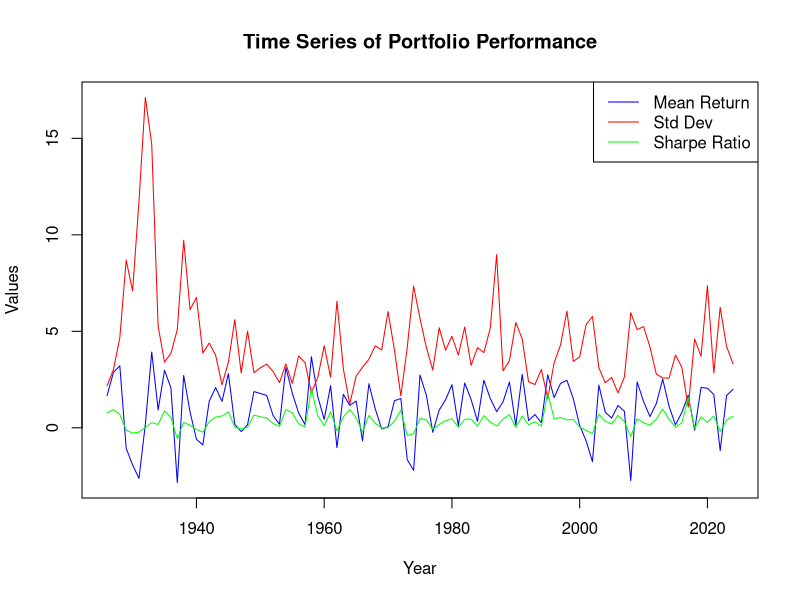
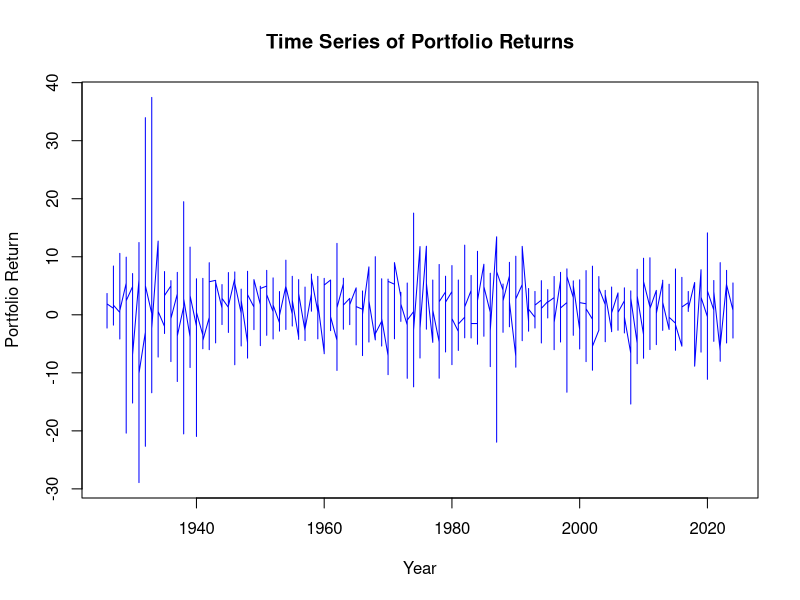

The R script that drew these images, in order:

# TASK 1

data <- read.csv("FIN 36182-Industry_Portfolios.CSV")
head(data)
sum(is.na(data))
summary(data)
anyDuplicated(data)
data$Year <- substr(data$Date, 1, 4)

## 1) Report the arithmetic mean of the returns for each of the five industries over the entire sample
yearly_means <- aggregate(cbind(Cnsmr, Manuf, HiTec, Hlth, Other) ~ Year, data, mean)
yearly_means ## yearly means
mean_returns <- colMeans(data[, c("Cnsmr", "Manuf", "HiTec", "Hlth", "Other")]) ## whole sample mean returns
mean_returns ## mean returns

## 2) Report the standard deviation of the returns for each of the five industries over the entire sample
std_returns <- apply(data[, c("Cnsmr", "Manuf", "HiTec", "Hlth", "Other")], 2, sd) ## whole sample standard deviation of returns
std_returns
yearly_std <- aggregate(cbind(Cnsmr, Manuf, HiTec, Hlth, Other) ~ Year, data, sd)
yearly_std

## 3) Report the Sharpe ratio of each industry
sharpe_ratio <- mean_returns/std_returns ## whole sample Sharpe ratio
sharpe_ratio
yearly_sharpe_ratios <- (yearly_means[, -1]) / yearly_std[, -1] ## yearly Sharpe ratios
yearly_sharpe_ratios <- cbind(Year = yearly_means$Year, yearly_sharpe_ratios)
yearly_sharpe_ratios

### Create a table of results in the whole sample
results_table1 <- data.frame(
  Mean_Returns = mean_returns,
  Std_Returns = std_returns,
  Sharpe_Ratio = sharpe_ratio
 )
results_table1

## 4) Is there evidence that technology stocks have better risk-adjusted returns?
### The Sharpe ratio of HiTec (0.1794) is not the highest; Health (0.1947) and Consumer (0.1919) have slightly better risk-adjusted returns.
### Therefore, technology stocks do not have the best risk-adjusted returns based on the Sharpe ratio. 
### Health and Consumer stocks show better performance in terms of risk-adjusted returns in this sample.

## 5) Provide a table (5×5) with the sample correlation between the returns of the five industries. Comment briefly.
correlation_matrix <- cor(data[, c("Cnsmr", "Manuf", "HiTec", "Hlth", "Other")])
correlation_matrix

### The correlation matrix shows how returns from one industry are related to returns from another:
### High Correlations: Many pairs of industries show strong positive correlations (close to 1). For example:
#### Consumer (Cnsmer) and Manufacturing (Manuf): 0.867; Manufacturing and Other: 0.892 --> These high correlations suggest that 
#### returns in these industries tend to move in the same direction. This may indicate that they are influenced 
#### by similar economic factors or market conditions.
### Moderate Correlations: Health (Hlth) generally has lower correlations with other industries, such as with Technology (HiTec) 
#### at 0.707 and Manufacturing at 0.743. This indicates that while Health is still positively correlated with the others, it may 
#### react differently to market conditions compared to sectors like Manufacturing or Consumer.
### Diversification Insights: High correlations (above 0.7) indicate that these industries may not provide significant 
#### diversification benefits. For example, investing in Consumer and Manufacturing stocks may not reduce portfolio 
#### risk much since their returns are highly correlated (0.867).On the other hand, the relatively lower correlation 
#### of Health with other industries (0.707 to 0.773) suggests it might offer slightly better diversification benefits 
#### compared to, say, the Consumer-Manufacturing pair.
### The industries in this dataset are highly correlated, with most correlations above 0.7. This indicates that their returns 
#### move in similar directions, likely influenced by common market factors.The highest correlation is between Manufacturing 
#### and Other industries (0.892), suggesting very little diversification potential between these two. The Health sector appears 
#### to offer slightly better diversification, with lower correlations with other industries, such as with Technology (0.707) and 
#### Manufacturing (0.743), but overall the correlations are still fairly high.

## 6) Construct a time series of the simple, non-cumulative returns of a portfolio where capital is allocated equally 
## across the first four industries (excluding Other). Report the arithmetic mean, standard deviation and Sharpe.
## Comment briefly on the gains achieved by this diversified portfolio.
### whole sample portfolio returns
# Escludiamo la colonna "Date" e "Other", prendendo solo le prime quattro industrie
portfolio_data <- data[, c("Cnsmr", "Manuf", "HiTec", "Hlth")]
# Calcolare i rendimenti giornalieri del portafoglio con allocazione equa
portfolio_returns <- rowMeans(portfolio_data)
portfolio_returns
# Calcolare la media aritmetica dei rendimenti del portafoglio
mean_portfolio_return <- mean(portfolio_returns)
mean_portfolio_return
# Calcolare la deviazione standard dei rendimenti del portafoglio
std_portfolio_return <- sd(portfolio_returns)
std_portfolio_return
# Calcolare il rapporto di Sharpe (senza tasso privo di rischio)
sharpe_portfolio <- mean_portfolio_return / std_portfolio_return
sharpe_portfolio
# Creare una tabella dei risultati
results_table2 <- data.frame(
  Mean_Return = mean_portfolio_return,
  Std_Dev = std_portfolio_return,
  Sharpe_Ratio = sharpe_portfolio
)
results_table2

### yearly portfolio returns
data$Portfolio_return <- rowMeans(data[, c("Cnsmr", "Manuf", "HiTec", "Hlth")])
yearly_portfolio_means <- aggregate(Portfolio_return ~ Year, data, mean)
yearly_portfolio_std <- aggregate(Portfolio_return ~ Year, data, sd)
yearly_sharpe_ratios <- yearly_portfolio_means$Portfolio_return / yearly_portfolio_std$Portfolio_return

yearly_results <- data.frame(
  Year = yearly_portfolio_means$Year,
  Mean_Return = yearly_portfolio_means$Portfolio_return,
  Std_Dev = yearly_portfolio_std$Portfolio_return,
  Sharpe_Ratio = yearly_sharpe_ratios
)
yearly_results

### Plot the time series of portfolio performance
plot(yearly_results$Year, yearly_results$Mean_Return, 
     type = 'l', 
     xlab = "Year", 
     ylab = "Values", 
     col  = "blue", 
     ylim = range(c(yearly_results$Mean_Return, yearly_results$Std_Dev, yearly_results$Sharpe_Ratio)),  # Adjust the y-axis limits to accommodate all data
     main = "Time Series of Portfolio Performance")
lines(yearly_results$Year, yearly_results$Std_Dev, 
      col = "red")
lines(yearly_results$Year, yearly_results$Sharpe_Ratio, 
      col = "green")
legend("topright", 
       legend = c("Mean Return", "Std Dev", "Sharpe Ratio"), 
       col = c("blue", "red", "green"), 
       lty = 1)

### Plot returns in the portfolio
plot(data$Year, data$Portfolio_return, 
     type = 'l', 
     xlab = "Year", 
     ylab = "Portfolio Return", 
     col  = "blue", 
     main = "Time Series of Portfolio Returns")
